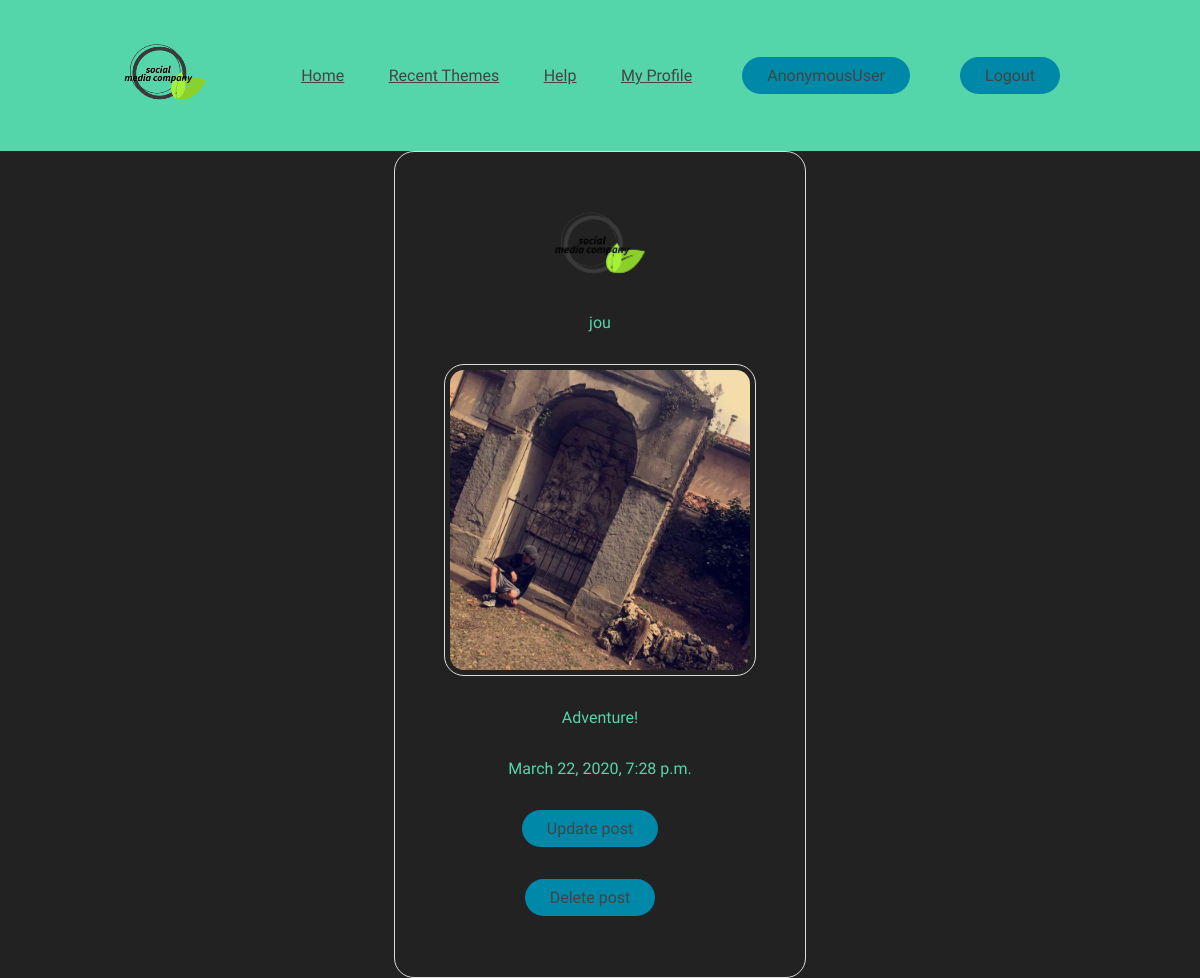
The app's page /post/1/ with its own data.
### blog/models.py (models this page shows, shortened)
class Post(models.Model):
    user = models.ForeignKey(settings.AUTH_USER_MODEL,
                             related_name='images_created',
                             on_delete=models.CASCADE)
    image = models.ImageField(upload_to='images/%Y/%m/%d/')
    caption = models.TextField(db_index=True)
    created = models.DateTimeField(default=timezone.now)
    user_like = models.ManyToManyField(settings.AUTH_USER_MODEL,
                                       related_name='images_liked',
                                       blank=True)

class Profile(models.Model):
    user = models.OneToOneField(User, on_delete=models.CASCADE)
    image = models.ImageField(default='default.jpg', upload_to='profile_pic')
    my_story = models.CharField(max_length=200, null=True)

### blog/views.py (the view)
# urls.py: path('post/<int:pk>/', PostDetailView.as_view(), name='post-detail'),
class PostDetailView(DetailView):
    model = Post

### blog/templates/blog/post_detail.html (shortened to what this page needs)
{% load static %}
<html>
    <head>
        <link rel="stylesheet" type="text/css" href="{% static 'blog/style.css'%}">
    </head>
        <header>
            <a href="{% url 'blog-home' %}"><img class="logo" src="{% static 'image/logo.png' %}" alt="logo" ></a>
            <nav class="nav_bar">
                <ul>
                    <li><a href="{% url 'blog-home' %}">Home</a></li>
                    <li><a href="{% url 'blog-recent' %}">Recent Themes</a></li>
                    <li><a href="{% url 'blog-help' %}">Help</a></li>
                    <li><a href="{% url 'blog-profile' %}">My Profile</a></li>
                </ul>
            </nav>
            <a class="profile" href="{% url 'blog-profile' %}"><button>{{request.user}}</button></a>
            <a class="logout" href="{% url 'blog-logout' %}"><button>Logout</button></a>
        </header>
        <div class="box">
            <img class="profile-img" src="{{ object.user.profile.image.url }}">
            <p>{{ object.user }}</p>
            <p><img class="post" src="{{ post.image.url }}"></p>
            <p>{{ object.caption }}</p>
            <p>{{ object.created }}</p>
            <p><a href="{% url 'post-update' pk=post.id %}"><button>Update post</button></a></p>
            <p><a href="{% url 'post-delete' pk=post.id %}"><button>Delete post</button></a></p>
        </div>
    </body>
</html>

### blog/static/blog/style.css (style rules this page uses)
li, a, button { font-family: 'ZCOOL KuaiLe', cursive; font-weight: 500; font-size: 16px; color: #444; text-decoration: none; }
header { display: flex; justify-content: space-between; align-items: center; text-align: center; background: #55d6aa; padding: 30px 10%; }
.logo { cursor: pointer; }
.nav_bar { list-style: none; }
.nav_bar li { display: inline-block; padding: 0px 20px; text-decoration: underline; }
.nav_bar li a { transition: all 0.3s ease 0s; }
button { padding: 9px 25px; background-color: rgba(0, 136, 169, 1); border: none; border-radius: 50px; cursor: pointer; transition: all 0.3s ease 0s; margin-right: 20px; }
p { font-family: 'ZCOOL KuaiLe', cursive; text-align: center; color: #55d6aa; }

### blog/templates/blog/post_detail.html (style rules this page uses)
.box { border: 1px solid #ddd; border-radius: 20px; padding: 45px; margin: 0 auto; width: 320px; height: auto; display: flex; flex-direction: column }
.profile-img { display : block; margin-left: auto; margin-right: auto; border-radius: 15px 50px; width: auto; height: 100px; }
.post { border: 1px solid #ddd; border-radius: 20px; padding: 5px; width: 300px; }

### records on screen
Post: user.profile.image (picture), user "jou", image (picture), caption "Adventure!", created "March 22, 2020, 7:28 p.m."

### other values on screen
{{ request.user }} "AnonymousUser"
